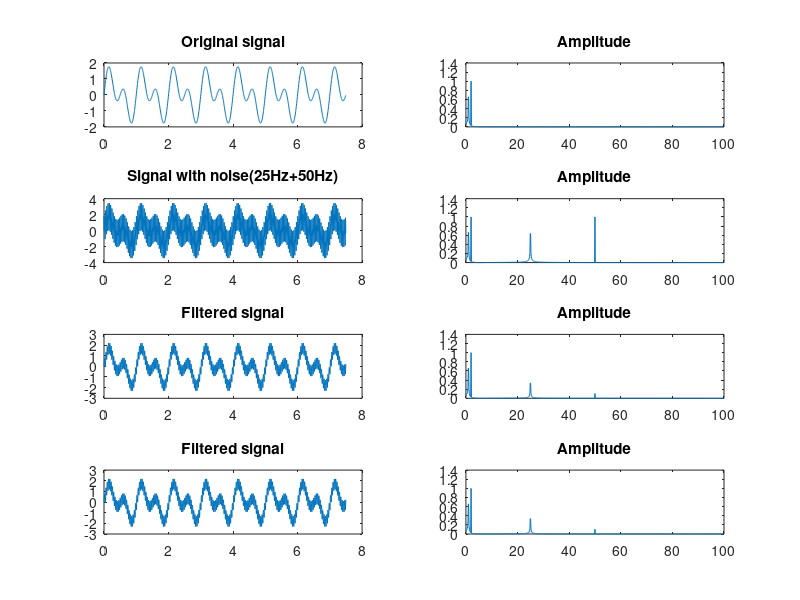

Here is the MATLAB script that generated this plot:
Fs = 200;            % Sampling frequency                    
T = 1/Fs;             % Sampling period       
L = 1500;             % Length of signal
t = (0:L-1)*T;        % Time vector

S = sin(2*pi*1*t) + sin(2*pi*2*t);
noise = sin(2*pi*25*t) + sin(2*pi*50*t);
S_noise = S + noise;

FFT_size = L;
Fre = (0:FFT_size-1)*Fs/FFT_size;
Fre = Fre(1:FFT_size/2);

subplot(4,2,1);
plot(t, S);
title('Original signal');

Y = fft(S);
Amp = abs(Y);
Amp(1) = Amp(1)/L;
Amp(2:FFT_size/2-1) = Amp(2:FFT_size/2-1)/(L/2);
Amp(FFT_size/2) = Amp(FFT_size/2)/L;
Amp = Amp(1:FFT_size/2);

subplot(4,2,2);
plot(Fre,Amp);
title('Amplitude');

subplot(4,2,3);
plot(t, S_noise);
title('Signal with noise(25Hz+50Hz)');

Y = fft(S_noise);
Amp = abs(Y);
Amp = Amp/L;
Amp(2:FFT_size/2-1) = Amp(2:FFT_size/2-1)*2;
Amp = Amp(1:FFT_size/2);

subplot(4,2,4);
plot(Fre,Amp);
title('Amplitude');

% Lowpass
% Butterworth
% Order: 2
% Fs: 200
% Fc: 20
% Structure: Direct-Form II, Single Section

NUM = [0.06745527388907, 0.1349105477781, 0.06745527388907];
DEN = [1,-1.14298050254,0.4128015980962];
S_filtered = filter(NUM,DEN,S_noise);
subplot(4,2,5);
plot(t, S_filtered);
title('Filtered signal');

Y = fft(S_filtered);
Amp = abs(Y);
Amp = Amp/L;
Amp(2:FFT_size/2-1) = Amp(2:FFT_size/2-1)*2;
Amp = Amp(1:FFT_size/2);

subplot(4,2,6);
plot(Fre,Amp);
title('Amplitude');

% Lowpass
% Butterworth
% Order: 2
% Fs: 200
% Fc: 20
% Structure: Direct-Form II, Second-Order Sections

NUM = [1,2,1];
DEN = [1,-1.14298050254,0.4128015980962];
Gain = 0.06745527388907;

S_filtered2 = zeros(size(S));

last_1 = 0;
last_2 = 0;

for i=1:L
    last = Gain * S_noise(i) - DEN(2)*last_1 - DEN(3)*last_2;
    S_filtered2(i) =  NUM(1)*last + NUM(2)*last_1 + NUM(3)*last_2;
    
    last_2 = last_1;
    last_1 = last;
end

subplot(4,2,7);
plot(t, S_filtered2);
title('Filtered signal');

Y = fft(S_filtered2);
Amp = abs(Y);
Amp = Amp/L;
Amp(2:FFT_size/2-1) = Amp(2:FFT_size/2-1)*2;
Amp = Amp(1:FFT_size/2);

subplot(4,2,8);
plot(Fre,Amp);
title('Amplitude');

d = S_filtered2 - S_filtered

% References:
% doc fft
% [Matlab滤波器的设计](https://blog.csdn.net/qq_41389378/article/details/126927254)
% [频谱分析-FFT之后的那些事情](https://blog.csdn.net/czyt1988/article/details/84995295)
% [42 MATLAB Beginners Tutorial- Low Pass Filter Design Using FDA Tool aka Filter Designer in MATLAB](https://www.youtube.com/watch?v=MT0Q7RqhUBA)
